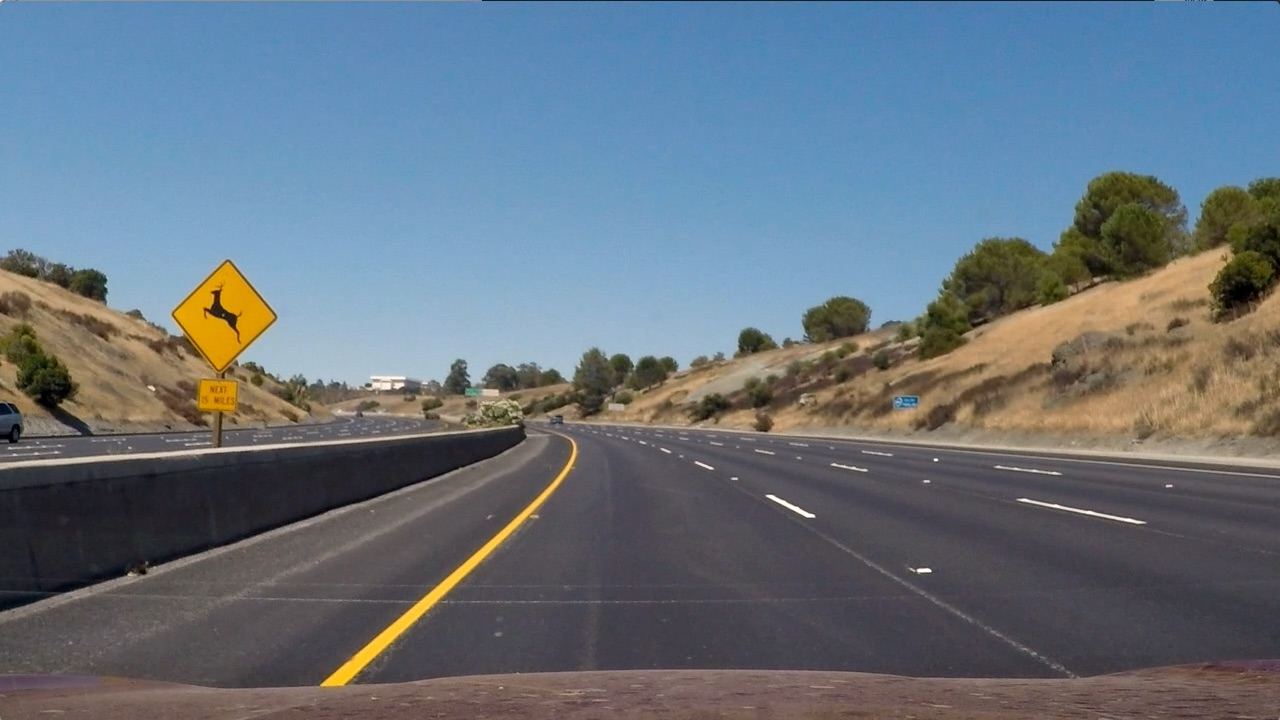
#> input picture test_images/test2.jpg, 1280 x 720 px, given in place of image0145.png, which was not available
$ jupyter execute output.ipynb   (shell and % lines are left out)   (Python 2 division)   (older library calls are emulated)
#> lines starting #> are read from the running program, lines starting #| are printed output that depends on the picture; pictures that were not available may be replaced by others from this repository, and a replacement may not be noted
### helpers.py
import matplotlib.image as mpimg
import numpy as np
import cv2
from skimage.feature import hog
from scipy.ndimage.measurements import label

# Define a function to return HOG features and visualization
def get_hog_features(img, orient, pix_per_cell, cell_per_block,
                        vis=False, feature_vec=True):
    # Call with two outputs if vis==True
    if vis == True:
        features, hog_image = hog(img, orientations=orient,
                                  pixels_per_cell=(pix_per_cell, pix_per_cell),
                                  cells_per_block=(cell_per_block, cell_per_block),
                                  transform_sqrt=True,
                                  visualise=vis, feature_vector=feature_vec)
        return features, hog_image
    # Otherwise call with one output
    else:
        features = hog(img, orientations=orient,
                       pixels_per_cell=(pix_per_cell, pix_per_cell),
                       cells_per_block=(cell_per_block, cell_per_block),
                       transform_sqrt=True,
                       visualise=vis, feature_vector=feature_vec)
        return features

# Define a function to compute binned color features
# [191 lines left out: functions bin_spatial, color_hist, draw_boxes, single_img_features, find_cars, add_heat and 3 more, not called in this run]
    # [8 lines of commented-out code are left out]

### output.ipynb
[cell 1]
import pickle
from helpers import *
import numpy as np
import cv2
import matplotlib.pyplot as plt
from scipy.ndimage.measurements import label

[cell 2]
# 1. Histogram of Oriented Gradients (HOG)

[cell 3]
# Read test image
img = cv2.imread('images/vehicles/GTI_left/image0145.png')
#> img is the input picture: shape (720, 1280, 3); mean B, G, R 125.5, 114.6, 102.8

[cell 4]
# Now experiment with some color channels

[cell 5]
img_hsv = np.copy(img)
img_hsv = cv2.cvtColor(img_hsv, cv2.COLOR_BGR2HSV)
#> img_hsv: shape (720, 1280, 3); mean H, S, V 86.2, 80.3, 138.5

[cell 6]
features, hog_img1 = get_hog_features(img_hsv[:,:,0], 9, 8, 2, True, True)
#> in get_hog_features, `features, hog_image = hog(img, orientations=orient, pixels_per_cell=(p..`:
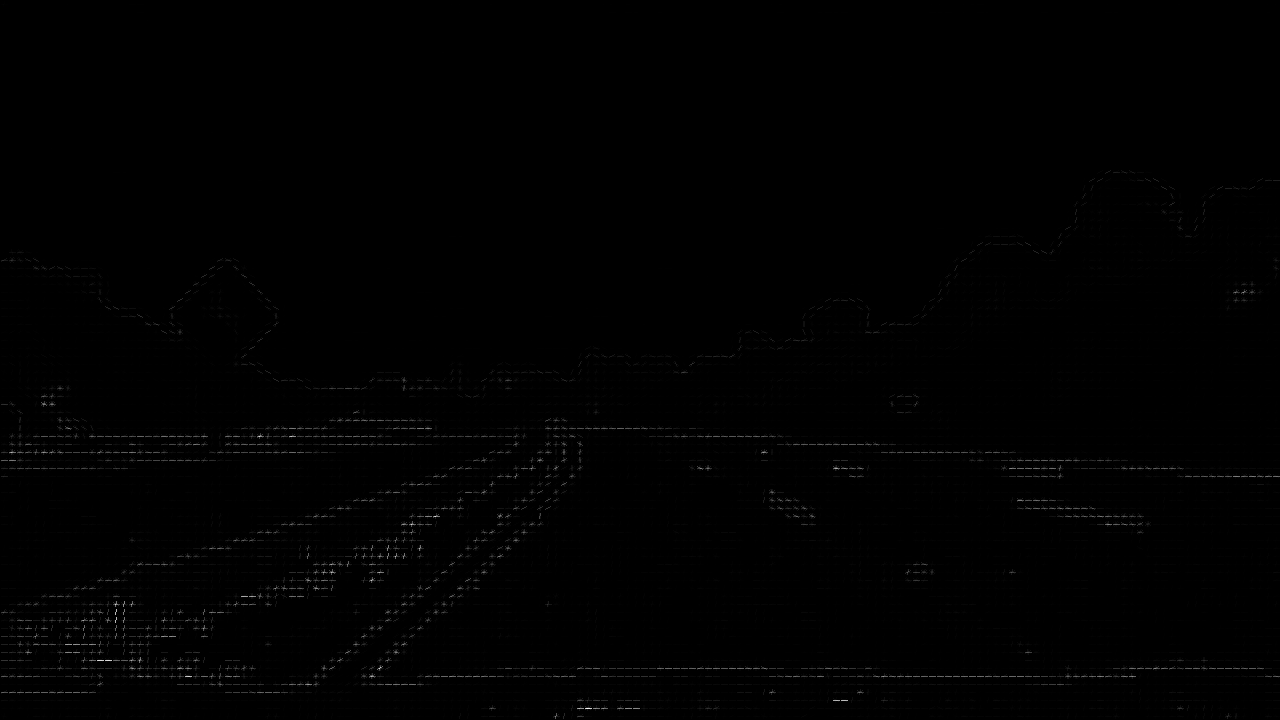
#> hog_image: shape (720, 1280) float64; min 0, max 8.89, mean 0.0398; drawn with min black and max white
plt.figure(figsize=(20,20))
plt.subplot(161)
plt.imshow(img_hsv[:,:,0])
plt.subplot(162)
plt.imshow(hog_img1)
features, hog_img2 = get_hog_features(img_hsv[:,:,1], 9, 8, 2, True, True)
plt.subplot(163)
plt.imshow(img_hsv[:,:,1])
plt.subplot(164)
plt.imshow(hog_img2)
features, hog_img3 = get_hog_features(img_hsv[:,:,2], 9, 8, 2, True, True)
plt.subplot(165)
plt.imshow(img_hsv[:,:,2])
plt.subplot(166)
plt.imshow(hog_img3)

[cell 7]
img_luv = np.copy(img)

[cell 8]
img_luv = cv2.cvtColor(img_luv, cv2.COLOR_BGR2LUV)
#> img_luv: shape (720, 1280, 3); mean of channels 0, 1, 2 120.7, 93.2, 125

[cell 9]
features, hog_img1 = get_hog_features(img_luv[:,:,0], 9, 8, 2, True, True)
plt.figure(figsize=(20,20))
plt.subplot(161)
plt.imshow(img_luv[:,:,0])
plt.subplot(162)
plt.imshow(hog_img1)
features, hog_img2 = get_hog_features(img_luv[:,:,1], 9, 8, 2, True, True)
plt.subplot(163)
plt.imshow(img_luv[:,:,1])
plt.subplot(164)
plt.imshow(hog_img2)
features, hog_img3 = get_hog_features(img_luv[:,:,2], 9, 8, 2, True, True)
#> in get_hog_features (call 6), `features, hog_image = hog(img, orientations=orient, pixels_per_cell=(p..`:
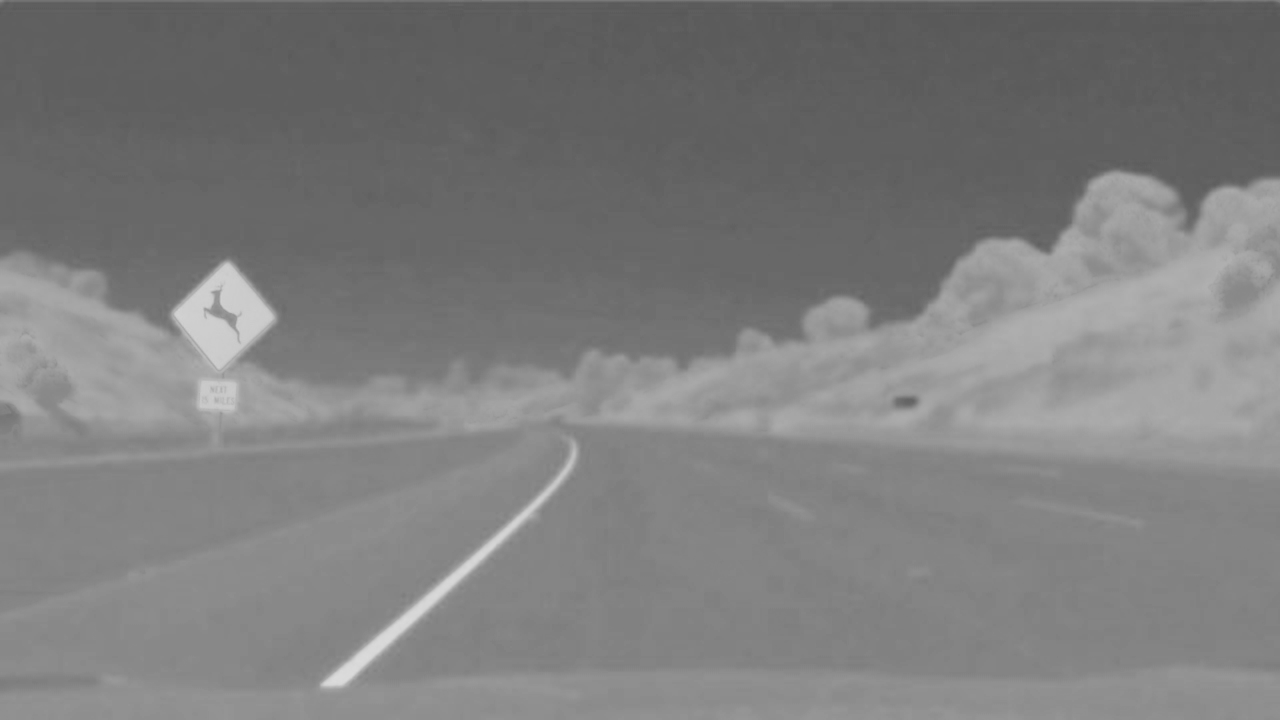
#> img: shape (720, 1280); min 85, max 220, mean 125
plt.subplot(165)
plt.imshow(img_luv[:,:,2])
plt.subplot(166)
plt.imshow(hog_img3)

[cell 10]
img_hls = np.copy(img)
img_hls = cv2.cvtColor(img_hls, cv2.COLOR_BGR2HLS)
#> img_hls: shape (720, 1280, 3); mean of channels 0, 1, 2 86.2, 113.9, 64.8

[cell 11]
features, hog_img1 = get_hog_features(img_hls[:,:,0], 9, 8, 2, True, True)
plt.figure(figsize=(20,20))
plt.subplot(161)
plt.imshow(img_hls[:,:,0])
plt.subplot(162)
plt.imshow(hog_img1)
features, hog_img2 = get_hog_features(img_hls[:,:,1], 9, 8, 2, True, True)
#> in get_hog_features (call 8), `features, hog_image = hog(img, orientations=orient, pixels_per_cell=(p..`:
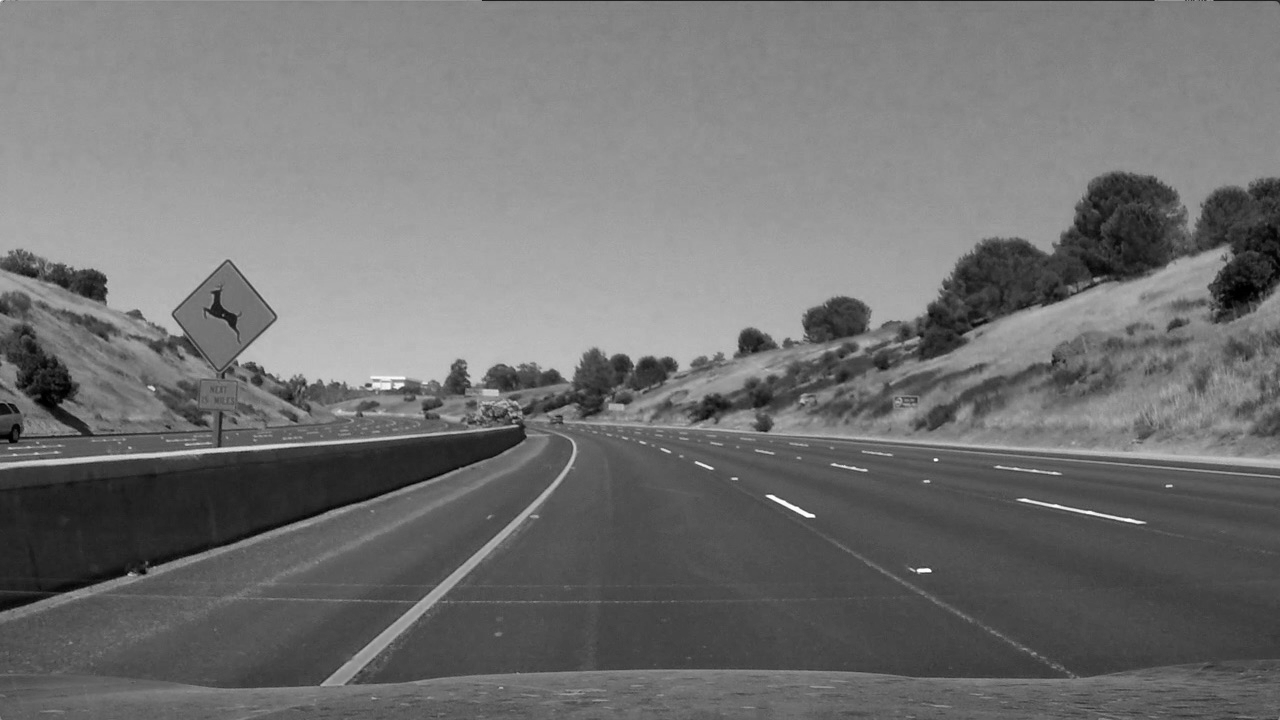
#> img: shape (720, 1280); min 0, max 254, mean 113.9
plt.subplot(163)
plt.imshow(img_hls[:,:,1])
plt.subplot(164)
plt.imshow(hog_img2)
features, hog_img3 = get_hog_features(img_hls[:,:,2], 9, 8, 2, True, True)
#> in get_hog_features (call 9), `features, hog_image = hog(img, orientations=orient, pixels_per_cell=(p..`:
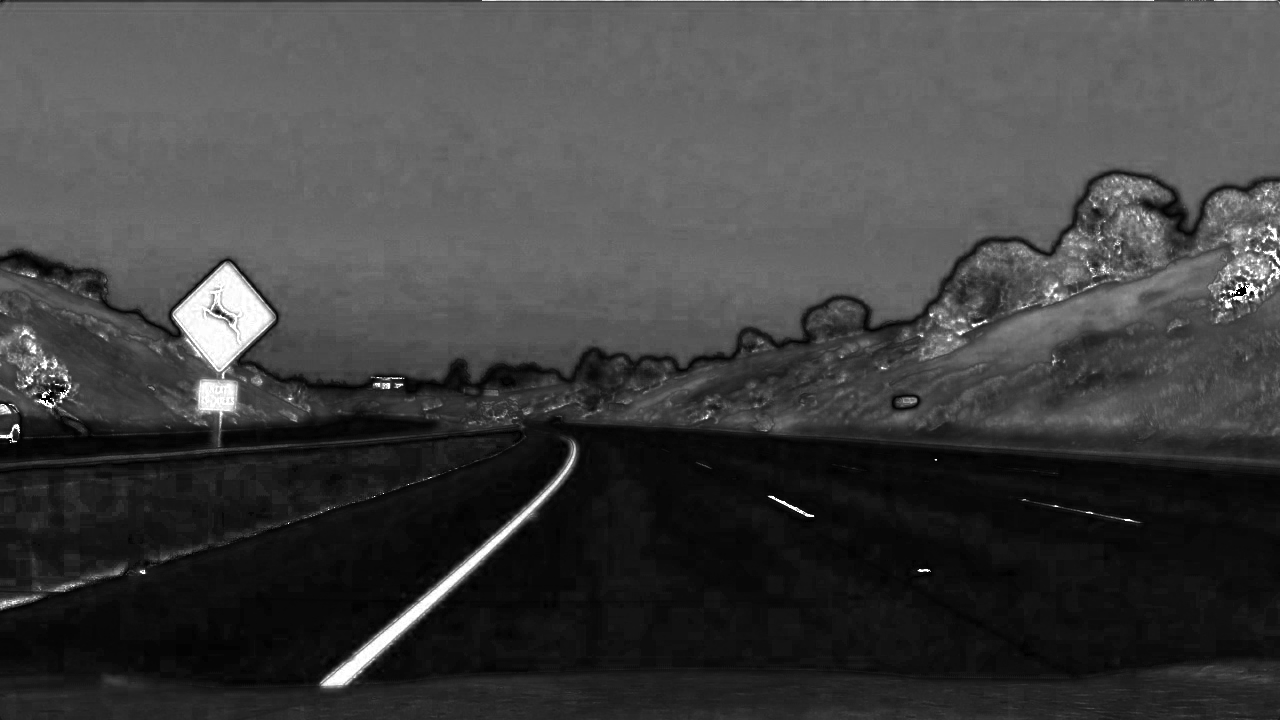
#> img: shape (720, 1280); min 0, max 255, mean 64.8
plt.subplot(165)
plt.imshow(img_hls[:,:,2])
plt.subplot(166)
plt.imshow(hog_img3)

[cell 12]
img_ycrcb = np.copy(img)
img_ycrcb = cv2.cvtColor(img_ycrcb, cv2.COLOR_BGR2YCrCb)
#> img_ycrcb: shape (720, 1280, 3); mean of channels 0, 1, 2 112.3, 121.2, 135.4

[cell 13]
features, hog_img1 = get_hog_features(img_ycrcb[:,:,0], 9, 8, 2, True, True)
